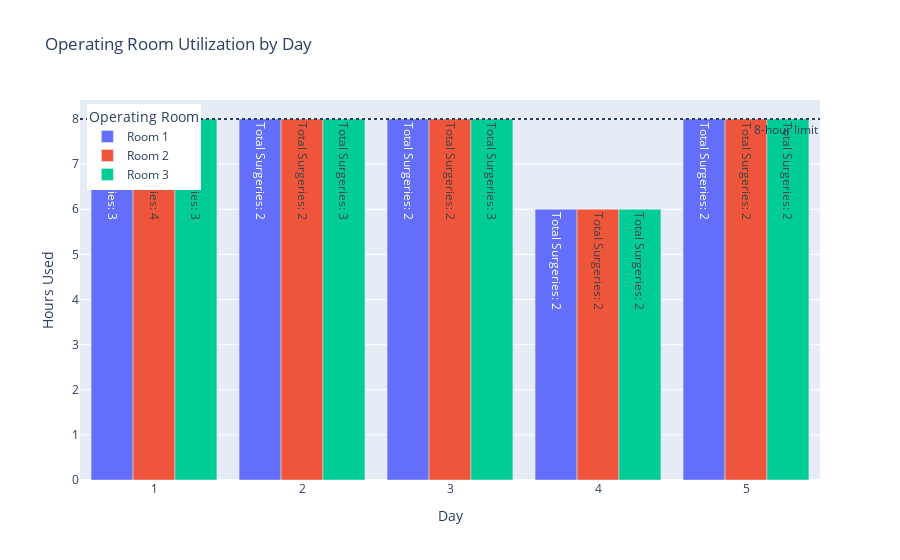
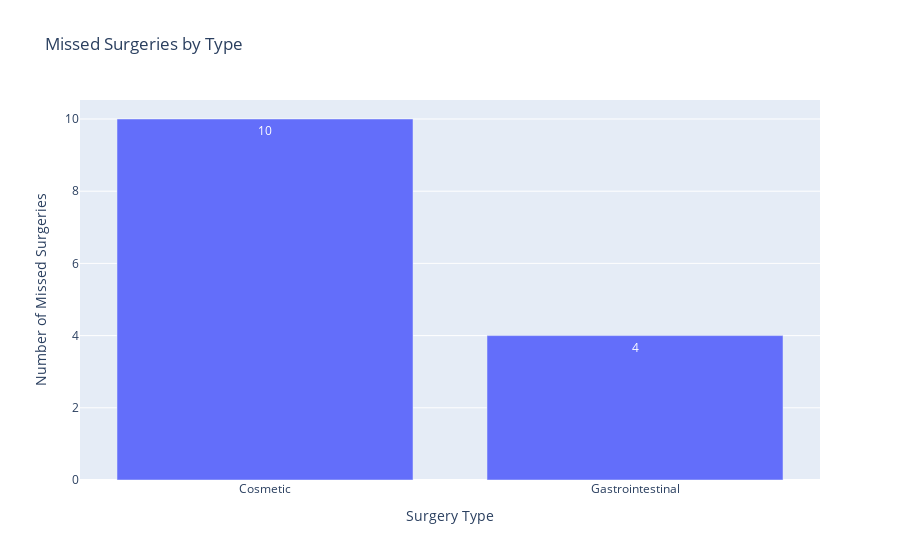

Here is the notebook cell these charts were saved with, in order:
### Code cell
import pandas as pd
import plotly.graph_objects as go
import plotly.express as px

# Assuming df_scheduled and df_missed are already defined as per previous instructions

# Initialize Figure for Operating Room Utilization
fig = go.Figure()

# Iterate through each operating room
for room in sorted(df_scheduled['Room'].unique()):
    # Group the data by day and sum the duration
    room_data = df_scheduled[df_scheduled['Room'] == room].groupby('Day').agg({'Duration': 'sum'}).reset_index()
    
    # Generate hover text showing the count of each surgery type per day
    hover_text = []
    for day in room_data['Day']:
        day_data = df_scheduled[(df_scheduled['Room'] == room) & (df_scheduled['Day'] == day)]
        type_counts = day_data['Type'].value_counts().to_dict()
        hover_text_day = ", ".join([f"{type}: {count}" for type, count in type_counts.items()])
        hover_text.append(hover_text_day)
    
    # Calculate text for the bar labels
    text = [f"Total Surgeries: {len(df_scheduled[(df_scheduled['Room'] == room) & (df_scheduled['Day'] == day)])}"
            for day in room_data['Day']]
    
    # Add bar chart for each operating room
    fig.add_trace(go.Bar(x=room_data['Day'], y=room_data['Duration'], name=f'Room {room}',
                         hoverinfo='text', text=text, hovertext=hover_text, textposition='auto'))

# Update layout for better visualization
fig.update_layout(title_text='Operating Room Utilization by Day',
                  xaxis_title="Day",
                  yaxis_title="Hours Used",
                  legend=dict(yanchor="top", y=0.99, xanchor="left", x=0.01),
                  barmode='group',
                  bargap=0.2)

# Add an 8-hour operating limit line and other enhancements
fig.add_hline(y=8, line_dash="dot", annotation_text="8-hour limit", annotation_position="bottom right")
fig.update_layout(title_text='Operating Room Utilization by Day',
                  xaxis_title="Day",
                  yaxis_title="Hours Used",
                  legend_title_text='Operating Room',
                  legend=dict(yanchor="top", y=0.99, xanchor="left", x=0.01),
                  barmode='group',
                  bargap=0.15)

# Example code to fix the DataFrame structure
df_missed = df_missed[['Type', 'Surgery', 'Duration']]
df_missed = df_missed.groupby(["Type"]).size().reset_index(name='Missed Count')

# Visualization for Missed Surgeries by Type
fig_missed = px.bar(df_missed, x='Type', y='Missed Count', text='Missed Count',
                    title='Missed Surgeries by Type',
                    labels={'Missed Count': 'Number of Missed Surgeries', 'Type': 'Surgery Type'})

# Update layout for missed surgeries chart
fig_missed.update_layout(xaxis_title="Surgery Type", yaxis_title="Number of Missed Surgeries",
                         legend_title_text='Surgery Type')

# Displaying the figures
fig.show()
fig_missed.show()

### Figure 1 — Plotly figure (JSON) as saved in the notebook; plotly's stock layout.template omitted (floating-point values rounded to 4 significant figures)
{"data": [{"hoverinfo": "text", "hovertext": ["Neurological: 2, Cardiovascular: 1", "Cardiovascular: 2", "Cardiovascular: 2", "Orthopedic: 2", "Gastrointestinal: 2"], "name": "Room 1", "text": ["Total Surgeries: 3", "Total Surgeries: 2", "Total Surgeries: 2", "Total Surgeries: 2", "Total Surgeries: 2"], "textposition": "auto", "type": "bar", "x": [1, 2, 3, 4, 5], "y": [8, 8, 8, 6, 8]}, {"hoverinfo": "text", "hovertext": ["Neurological: 4", "Cardiovascular: 2", "Cardiovascular: 2", "Orthopedic: 2", "Gastrointestinal: 2"], "name": "Room 2", "text": ["Total Surgeries: 4", "Total Surgeries: 2", "Total Surgeries: 2", "Total Surgeries: 2", "Total Surgeries: 2"], "textposition": "auto", "type": "bar", "x": [1, 2, 3, 4, 5], "y": [8, 8, 8, 6, 8]}, {"hoverinfo": "text", "hovertext": ["Neurological: 2, Cardiovascular: 1", "Orthopedic: 2, Neurological: 1", "Orthopedic: 2, Neurological: 1", "Orthopedic: 2", "Gastrointestinal: 2"], "name": "Room 3", "text": ["Total Surgeries: 3", "Total Surgeries: 3", "Total Surgeries: 3", "Total Surgeries: 2", "Total Surgeries: 2"], "textposition": "auto", "type": "bar", "x": [1, 2, 3, 4, 5], "y": [8, 8, 8, 6, 8]}], "layout": {"annotations": [{"showarrow": false, "text": "8-hour limit", "x": 1, "xanchor": "right", "xref": "x domain", "y": 8, "yanchor": "top", "yref": "y"}], "bargap": 0.15, "barmode": "group", "legend": {"title": {"text": "Operating Room"}, "x": 0.01, "xanchor": "left", "y": 0.99, "yanchor": "top"}, "shapes": [{"line": {"dash": "dot"}, "type": "line", "x0": 0, "x1": 1, "xref": "x domain", "y0": 8, "y1": 8, "yref": "y"}], "title": {"text": "Operating Room Utilization by Day"}, "xaxis": {"title": {"text": "Day"}}, "yaxis": {"title": {"text": "Hours Used"}}}}

### Figure 2 — Plotly figure (JSON) as saved in the notebook; plotly's stock layout.template omitted (floating-point values rounded to 4 significant figures)
{"data": [{"alignmentgroup": "True", "hovertemplate": "Surgery Type=%{x}<br>Number of Missed Surgeries=%{text}<extra></extra>", "legendgroup": "", "marker": {"color": "#636efa", "pattern": {"shape": ""}}, "name": "", "offsetgroup": "", "orientation": "v", "showlegend": false, "text": [10, 4], "textposition": "auto", "type": "bar", "x": ["Cosmetic", "Gastrointestinal"], "xaxis": "x", "y": [10, 4], "yaxis": "y"}], "layout": {"barmode": "relative", "legend": {"title": {"text": "Surgery Type"}, "tracegroupgap": 0}, "title": {"text": "Missed Surgeries by Type"}, "xaxis": {"anchor": "y", "domain": [0, 1], "title": {"text": "Surgery Type"}}, "yaxis": {"anchor": "x", "domain": [0, 1], "title": {"text": "Number of Missed Surgeries"}}}}
